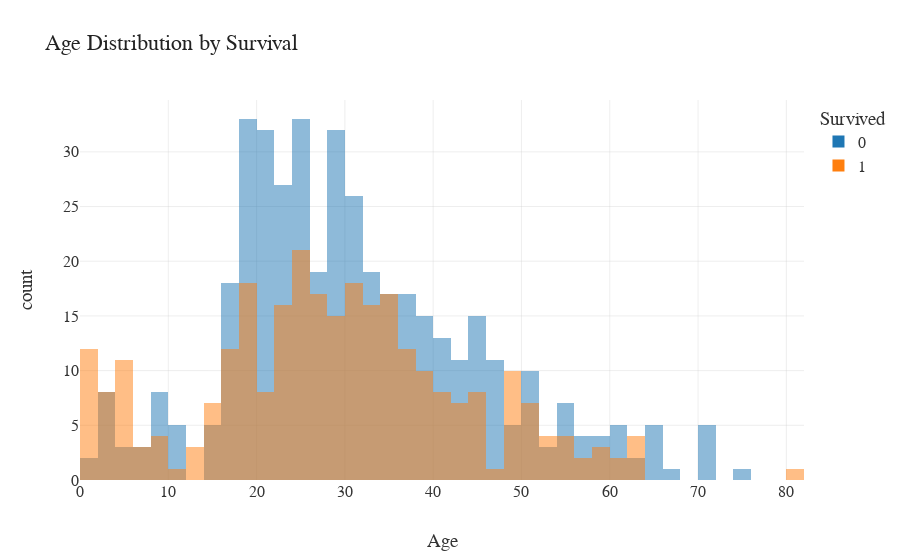

Notebook code cell kept with this figure:
### Code cell
fig = px.histogram(
    train_data, x='Age', color='Survived',
    barmode='overlay',
    title='Age Distribution by Survival',
    nbins=70
    
)
fig.show()

### Figure 1 — Plotly figure (JSON) as saved in the notebook; plotly's stock layout.template omitted (floating-point values rounded to 4 significant figures; data arrays with more than 128 entries replaced by an {"elided": "..."} marker saying what was removed)
{"data": [{"alignmentgroup": "True", "bingroup": "x", "hovertemplate": "Survived=0<br>Age=%{x}<br>count=%{y}<extra></extra>", "legendgroup": "0", "marker": {"color": "#1F77B4", "opacity": 0.5, "pattern": {"shape": ""}}, "name": "0", "nbinsx": 70, "offsetgroup": "0", "orientation": "v", "showlegend": true, "type": "histogram", "x": {"elided": "549 float values"}, "xaxis": "x", "yaxis": "y"}, {"alignmentgroup": "True", "bingroup": "x", "hovertemplate": "Survived=1<br>Age=%{x}<br>count=%{y}<extra></extra>", "legendgroup": "1", "marker": {"color": "#FF7F0E", "opacity": 0.5, "pattern": {"shape": ""}}, "name": "1", "nbinsx": 70, "offsetgroup": "1", "orientation": "v", "showlegend": true, "type": "histogram", "x": {"elided": "342 float values"}, "xaxis": "x", "yaxis": "y"}], "layout": {"autosize": true, "barmode": "overlay", "legend": {"title": {"text": "Survived"}, "tracegroupgap": 0}, "title": {"text": "Age Distribution by Survival"}, "xaxis": {"anchor": "y", "autorange": true, "domain": [0, 1], "range": [0, 82], "title": {"text": "Age"}, "type": "linear"}, "yaxis": {"anchor": "x", "autorange": true, "domain": [0, 1], "range": [0, 34.74], "title": {"text": "count"}}}}
